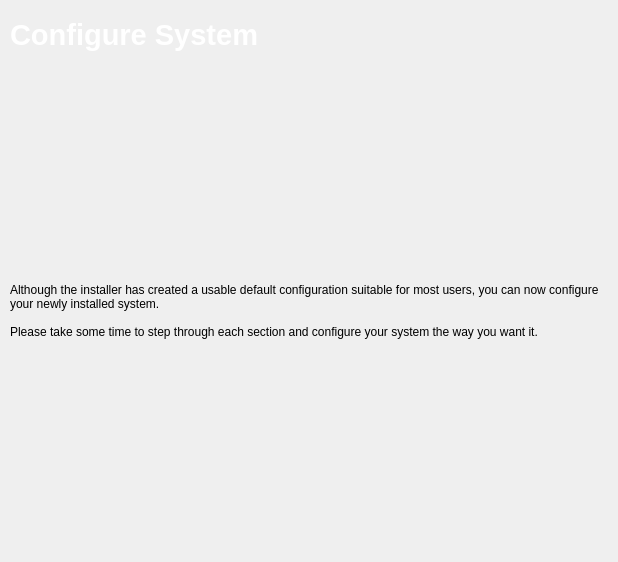
<?xml version="1.0" encoding="UTF-8"?>
<ui version="4.0">
 <class>tribeConfiguration</class>
 <widget class="QWidget" name="tribeConfiguration">
  <property name="geometry">
   <rect>
    <x>0</x>
    <y>0</y>
    <width>618</width>
    <height>562</height>
   </rect>
  </property>
  <property name="windowTitle">
   <string/>
  </property>
  <layout class="QVBoxLayout" name="verticalLayout">
   <property name="spacing">
    <number>10</number>
   </property>
   <property name="margin">
    <number>10</number>
   </property>
   <item>
    <widget class="QLabel" name="label">
     <property name="maximumSize">
      <size>
       <width>16777215</width>
       <height>50</height>
      </size>
     </property>
     <property name="font">
      <font>
       <pointsize>14</pointsize>
      </font>
     </property>
     <property name="text">
      <string>&lt;!DOCTYPE HTML PUBLIC &quot;-//W3C//DTD HTML 4.0//EN&quot; &quot;http://www.w3.org/TR/REC-html40/strict.dtd&quot;&gt;
&lt;html&gt;&lt;head&gt;&lt;meta name=&quot;qrichtext&quot; content=&quot;1&quot; /&gt;&lt;style type=&quot;text/css&quot;&gt;
p, li { white-space: pre-wrap; }
&lt;/style&gt;&lt;/head&gt;&lt;body style=&quot; font-family:'Bitstream Vera Sans'; font-size:9pt; font-weight:400; font-style:normal;&quot;&gt;
&lt;p style=&quot; margin-top:0px; margin-bottom:0px; margin-left:0px; margin-right:0px; -qt-block-indent:0; text-indent:0px; font-family:'Sans Serif'; font-size:10pt;&quot;&gt;&lt;span style=&quot; font-size:22pt; font-weight:600; color:#ffffff;&quot;&gt;Configure System&lt;/span&gt;&lt;/p&gt;&lt;/body&gt;&lt;/html&gt;</string>
     </property>
    </widget>
   </item>
   <item>
    <widget class="QLabel" name="label_2">
     <property name="text">
      <string>Although the installer has created a usable default configuration suitable for most users, you can now configure your newly installed system.

Please take some time to step through each section and configure your system the way you want it.</string>
     </property>
     <property name="scaledContents">
      <bool>true</bool>
     </property>
     <property name="wordWrap">
      <bool>true</bool>
     </property>
    </widget>
   </item>
  </layout>
 </widget>
 <resources/>
 <connections/>
</ui>
